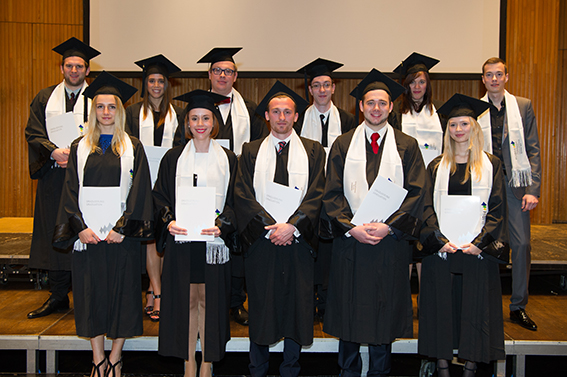
#> input picture cascade_implement/img1.jpg, 567 x 377 px
$ python code.py
#> lines starting #> are read from the running program, lines starting #| are printed output that depends on the picture; after the words box and inside, x2 and y2 are one past the last pixel; in counts of white or black regions, pixels touching at a corner belong together
import numpy as np
import cv2 as cv
face_cascade = cv.CascadeClassifier('haarcascade_frontalface_default.xml')
eye_cascade = cv.CascadeClassifier('haarcascade_eye.xml')
img = cv.imread('img1.jpg')
#> img is the input picture: shape (377, 567, 3); mean B, G, R 73.1, 86.9, 103.5


faces = face_cascade.detectMultiScale(img, 1.3, 5)
#> faces = [[60, 55, 28, 28], [480, 64, 27, 27], [144, 72, 25, 25], [308, 75, 28, 28], [361, 91, 32, 32], [88, 92, 37, 37], [265, 99, 35, 35], [185, 107, 30, 30]]
for (x,y,w,h) in faces:
    cv.rectangle(img,(x,y),(x+w,y+h),(255,0,0),2)
#> this loop made 8 passes
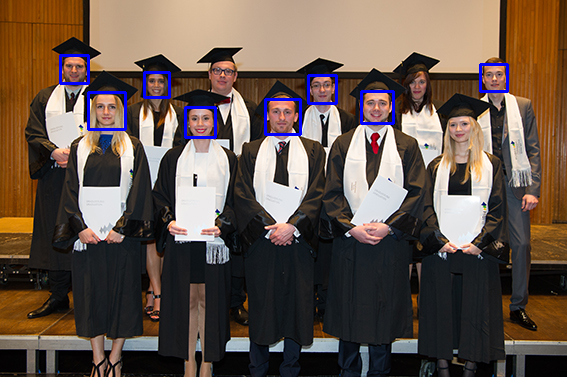
#> img: shape (377, 567, 3); 1.34% of pixels changed, all inside (x1, y1, x2, y2) = (59, 54, 509, 139)

cv.imshow('img',img)
cv.waitKey(0)
cv.destroyAllWindows()
